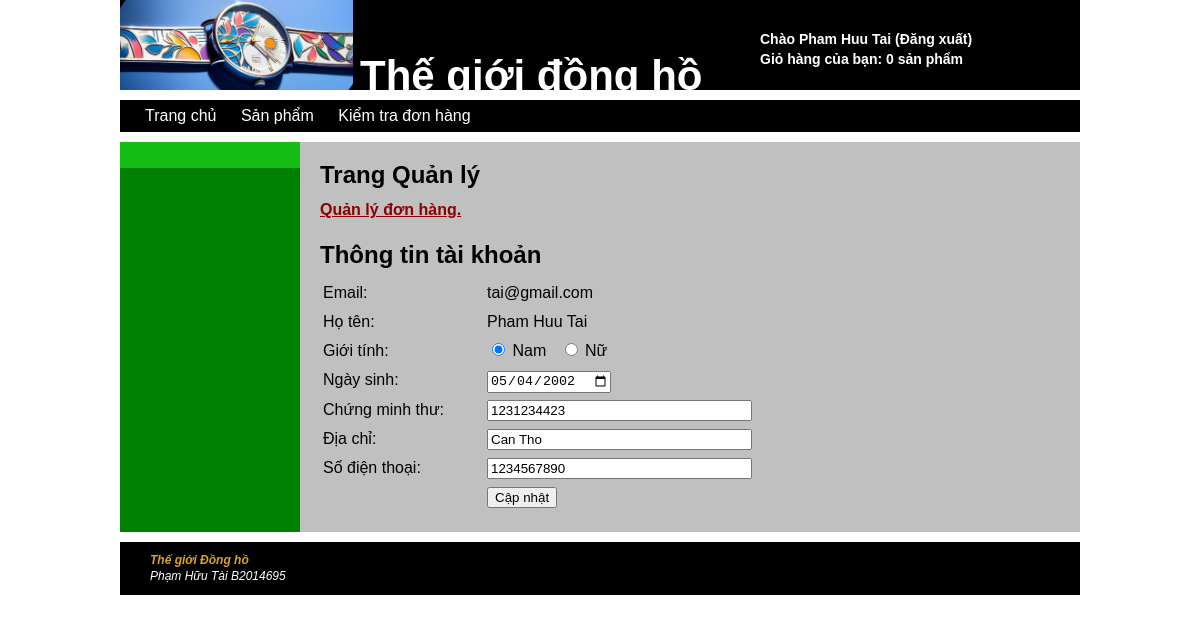
The app's page /admincontrol.php (signed in) with its own data.
### tables this page shows
CREATE TABLE IF NOT EXISTS `users` (
  `Id` int(11) NOT NULL AUTO_INCREMENT,
  `Password` varchar(255) NOT NULL,
  `Email` varchar(255) NOT NULL,
  `CreateTime` datetime NOT NULL,
  `Admin` int(11) NOT NULL,
  `Name` varchar(255) NOT NULL,
  `Sex` int(11) NOT NULL,
  `DoB` date NOT NULL,
  `IdCard` varchar(10) NOT NULL,
  `Address` text NOT NULL,
  `Phone` varchar(12) NOT NULL,
  PRIMARY KEY (`Id`),
  UNIQUE KEY `Username` (`Email`)
);

### ultility/userultilities.php (called while the page is built, shortened)
<?php
function getUserById($con, $userId) {
    $sql = "SELECT * FROM `users` WHERE Id = '$userId'";
    $result = mysqli_query($con, $sql);
    if (mysqli_num_rows($result) === 1) {
        return mysqli_fetch_array($result);
    } else {
        return '';
    }
}
?>

### admincontrol.php (the view, shortened to what this page needs)
<?php
require_once './data/dbconnect.php';
include 'ultility/userultilities.php';
$user = '';
if (isset($_SESSION['userId']))
{
    $user = getUserById($con, $_SESSION['userId']);
}
else {
    header("Location: login.php");
}
?>
<!doctype html>
<html>
    <head>
        <link href="styles/site.css" rel="stylesheet" type="text/css">
    </head>
    <body>
        <div class="divContainer">
            <?php include './Templates/header.php'; ?>
            <?php include './Templates/topmenu.php'; ?>
            <div class="divWrapper_2">
                <div class="divWrapper_1">
                    <?php include './Templates/leftmenu.php'; ?>
                    <div class="divMain">
                        <article class="articleContent">
                            <p class="pPageTitle">Trang Quản lý</p>
                            <a class="aContent" href="ordersmanager.php">Quản lý đơn hàng.</a> &nbsp;
                            <p class="pPageTitle">Thông tin tài khoản</p>
                            <section>
                                <form id="formUpdateUserInfors" action="" method="post">
                                <table>
                                    <tr>
                                        <td width="160px">Email: </td>
                                        <td><?php echo htmlspecialchars($user['Email']); ?></td>
                                    </tr>
                                    <tr>
                                        <td>Họ tên: </td>
                                        <td><?php echo htmlspecialchars($user['Name']); ?></td>
                                    </tr>
                                    <tr>
                                        <td>Giới tính: </td>
                                        <td>
                                            <input type="radio" name="txtSex" value="0" <?php if (intval($user['Sex'])===0) {echo "checked=''";} ?>/> Nam &nbsp;
                                            <input type="radio" name="txtSex" value="1" <?php if (intval($user['Sex'])!=0) {echo "checked=''";} ?>/> Nữ
                                        </td>
                                    </tr>
                                    <tr>
                                        <td>Ngày sinh: </td>
                                        <td>
                                            <input type="date" name="txtDoB" value="<?php echo htmlspecialchars($user['DoB']); ?>" required="" />
                                        </td>
                                    </tr>
                                    <tr>
                                        <td>Chứng minh thư: </td>
                                        <td>
                                            <input type="text" name="txtIdCard" value="<?php echo htmlspecialchars($user['IdCard']); ?>" size="30" required="" />
                                        </td>
                                    </tr>
                                    <tr>
                                        <td>Địa chỉ: </td>
                                        <td><input type="text" name="txtAddress" value="<?php echo htmlspecialchars($user['Address']); ?>" size="30" required="" /></td>
                                    </tr>
                                    <tr>
                                        <td>Số điện thoại: </td>
                                        <td><input type="text" name="txtPhone" value="<?php echo htmlspecialchars($user['Phone']); ?>" size="30" required="" /></td>
                                    </tr>
                                    <tr>
                                        <td></td>
                                        <td><input type="submit" name="btnSubmit" value="Cập nhật" /></td>
                                    </tr>
                                </table>
                                </form>
                            </section>
                        </article>
                    </div>
                </div>
            </div>
            <?php include './Templates/footer.php'; ?>
        </div>
    </body>
</html>

### styles/site.css (style rules this page uses)
body { font: 100%/1.4 Verdana, Arial, Helvetica, sans-serif; background-color: #ffffff; margin: 0; padding: 0; color: #000; }
p { margin-top: 20px; margin-bottom: 10px; line-height: 25px; }
a:link { color: #42413C; text-decoration: none; }
header, section, footer, aside, article, figure { display: block; }
.divContainer { width: 960px; background-color: #FFFFFF; margin: 0 auto; }
.divWrapper_1 { background-color: green; float: left; position: relative; right: 780px; }
.divWrapper_2 { overflow: hidden; background-color: silver; float: right; position: relative; margin-bottom: 10px; left: 0px; overflow: hidden; }
.divMain { float: left; width: 760px; padding-top: 0px; padding-bottom: 10px; padding-left: 10px; margin-bottom: 10px; margin-left: 10px; position: relative; left: 780px; }
.articleContent { padding: 00px 0; width: 760px; float: right; line-height: 25px; }
.pPageTitle { padding-left: 0px; padding-top: 0px; font-weight: bold; font-size: 24px; }
a.aContent, a.aContent:visited, a.aContent:hover, a.aContent:active, a.aContent:focus { font-weight: bold; color: darkred; text-decoration: underline; }

### records on screen
users: Email "tai@gmail.com", Name "Pham Huu Tai", Sex "☑", txtDoB "05/04/2002", txtIdCard "1231234423", txtAddress "Can Tho", txtPhone "1234567890"

### other values on screen
$_SESSION['name'] "Pham Huu Tai"
getCountProducts() "0"
